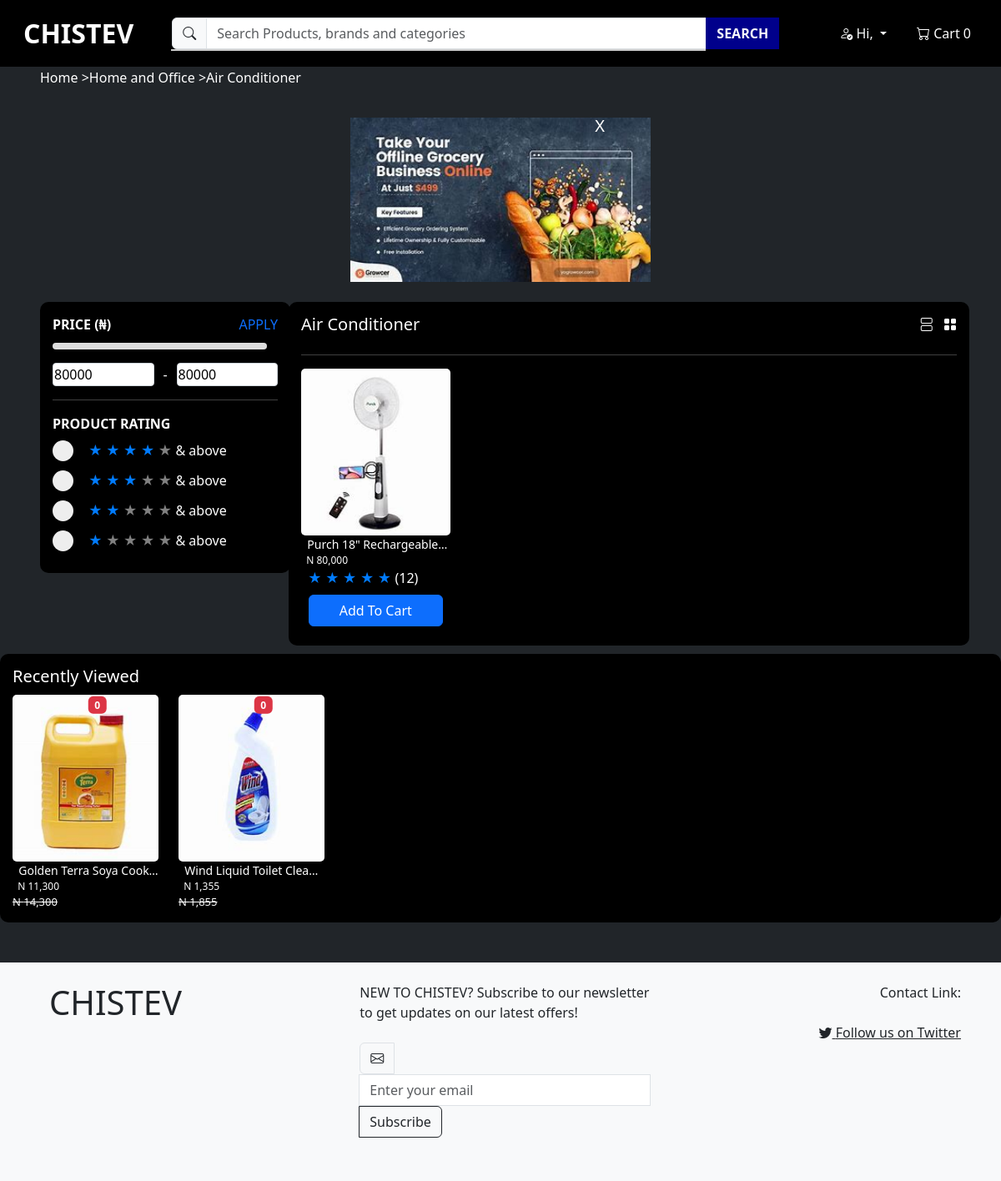
The page /air_conditioner/ (signed in) on the database as committed earlier.
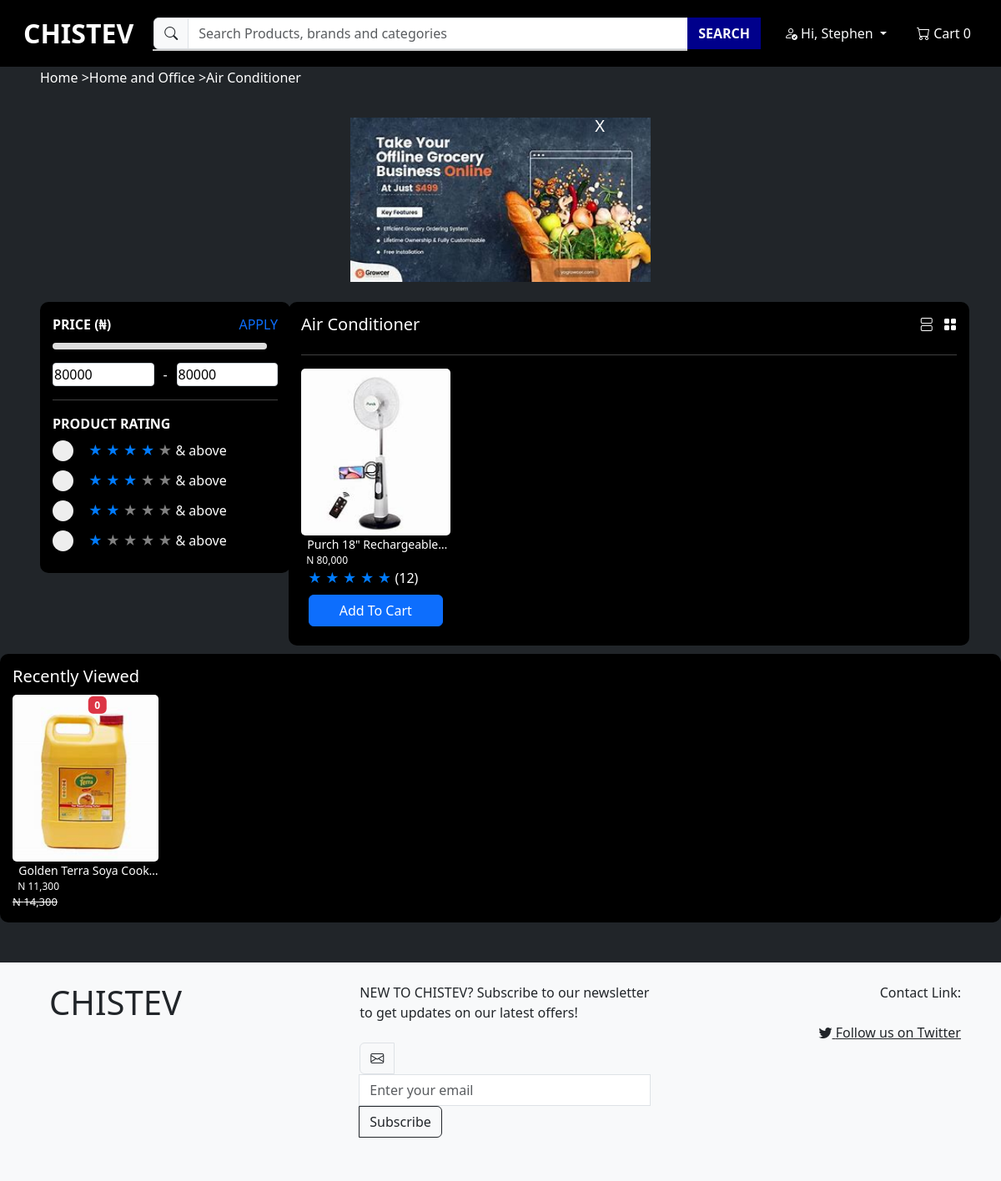
The same page on the database as committed later.
### ecommerce/models.py (models this page shows, shortened)
class Product(models.Model):
    CATEGORY_CHOICES = [
        ('grains_rice', 'Grains & Rice'),
        ('food_cupboard', 'Food Cupboard'),
        ('household_care', 'Household Care'),
        ('laundry', 'Laundry'),
        ('fragrances', 'Fragrances'),
        ('air_conditioner', 'Air Conditioner'),
    ]
    name = models.CharField(max_length=100)
    image = models.ImageField()
    old_price = models.DecimalField(max_digits=10, decimal_places=2, blank=True, null=True)
    new_price = models.DecimalField(max_digits=10, decimal_places=2)
    discount_percentage = models.IntegerField(default=0)
    rating = models.DecimalField(max_digits=3, decimal_places=2, default=0.0)
    description = models.TextField()
    category = models.CharField(max_length=20, choices=CATEGORY_CHOICES, default="None")

### accounts/models.py (models this page shows, shortened)
class CustomUser(AbstractBaseUser, PermissionsMixin):
    email = models.EmailField(unique=True)
    first_name = models.CharField(max_length=30, blank=True)
    last_name = models.CharField(max_length=30, blank=True)
    is_active = models.BooleanField(default=True)
    is_staff = models.BooleanField(default=False)
    objects = CustomUserManager()
    USERNAME_FIELD = 'email'
    REQUIRED_FIELDS = []
    groups = models.ManyToManyField(
        'auth.Group',
        related_name='custom_user_groups_set',
        blank=True,
        verbose_name='groups',
        help_text='The groups this user belongs to. A user will get all permissions granted to each of their groups.',
    )
    user_permissions = models.ManyToManyField(
        'auth.Permission',
        related_name='custom_user_permissions_set',
        blank=True,
        verbose_name='user permissions',
        help_text='Specific permissions for this user.',
    )

class PersonalDetails(models.Model):
    user = models.OneToOneField(CustomUser, on_delete=models.CASCADE, related_name='personal_details')
    first_name = models.CharField(max_length=255)
    middle_name = models.CharField(max_length=255, blank=True)  # Allow blank since middle name might not be present
    last_name = models.CharField(max_length=255)

### ecommerce/views.py (the view)
# urls.py: path('air_conditioner/', views.air_conditioner, name='air_conditioner'),
def air_conditioner(request):
    context = get_home_and_office_data(request, 'air_conditioner')
    return render(request, 'ecommerce/air_conditioner.html', context)

### ecommerce/templatetags/custom_tags.py (called while the page is built)
@register.inclusion_tag('ecommerce/recently_viewed_products.html')
def render_recently_viewed_products(user):
    recently_viewed = []
    if user.is_authenticated:
        subquery = UserActivity.objects.filter(
            user=user,
            product=OuterRef('pk')
        ).order_by('-timestamp').values('timestamp')[:1]
        recently_viewed = Product.objects.filter(
            id__in=UserActivity.objects.filter(user=user).annotate(
                recent_timestamp=Subquery(subquery)
            ).values('product')
        )
        for viewed_product in recently_viewed:
            viewed_product.formatted_old_price = humanize.intcomma(int(viewed_product.old_price))
            viewed_product.formatted_price = humanize.intcomma(int(viewed_product.new_price))
    return {'recently_viewed': recently_viewed}

### ecommerce/templates/ecommerce/air_conditioner.html
{% extends 'ecommerce/common_base.html' %}
{% block specific_content %}
<h5>Air Conditioner</h5>
{% endblock %}

### ecommerce/templates/ecommerce/base.html (shortened to what the changed rows need)
{% load static %}
<!DOCTYPE html>
<html lang="en">
<head>
    <link rel="stylesheet" href="https://cdn.jsdelivr.net/npm/bootstrap@5.3.2/dist/css/bootstrap.min.css"
>
    <link rel="stylesheet" href="https://cdn.jsdelivr.net/npm/bootstrap-icons@1.11.1/font/bootstrap-icons.css">
    <link rel="stylesheet" href="https://cdnjs.cloudflare.com/ajax/libs/noUiSlider/15.7.1/nouislider.css"
 />
    {% block css %}
    <link rel="stylesheet" type="text/css" href="{% static 'styles.css' %}">
    <link rel="stylesheet" type="text/css" href="{% static 'styles2.css' %}">
    {% endblock %}
</head>
<body data-min-price="{{ min_price }}" data-max-price="{{ max_price }}">
    <nav class="navbar navbar-expand-lg navbar-light navbar-custom fixed-top">
        <div class="container-fluid">
            <div class="collapse navbar-collapse" id="navbarNav">
                <div class="navbar-nav ms-auto align-items-center">
                    <div class="nav-item dropdown">
                        <button class="btn btn-outline-light btn-account dropdown-toggle" type="button" id="accountDropdown" data-bs-toggle="dropdown" aria-expanded="false">
                            {% if user.is_authenticated %}
                            <i class="bi bi-person-check"></i> Hi, {{ user.personal_details.first_name }}
                            {% else %}
                            <i class="bi bi-person"></i> Account
                            {% endif %}
                        </button>
                    </div>
                </div>
            </div>
        </div>
    </nav>
    {% block body %}
    {% endblock %}
    <footer class="bg-light p-4 mt-5">
        <div class="container">
            <div class="row">
                <div class="col-md-4">
                    <h1>CHISTEV</h1>
                </div>
                </div>
            </div>
</footer>
</body>
</html>

### ecommerce/templates/ecommerce/product_list_grid.html (shortened to what this page needs)
                <div class="col-lg-3 col-md-4 grid-view">
                    <div class="position-relative product-card" data-product-id="{{ product.id }}">
                        <a href="{% url 'ecommerce:product_detail' product_id=product.id %}">
                            <img src="{{ product.image.url }}" alt="{{ product.name }}" class="top-selling-image img-fluid">
                            <div class="item-name">&nbsp;&nbsp;{{ product.name }}</div>
                            <div class="item-price text-white">&nbsp;&nbsp;N&nbsp;{{ product.formatted_price }}</div>
                            <div class="rating">
                                <div class="static-stars ms-2">
                                    <span class="star">&#9733;</span>
                                    <span class="star">&#9733;</span>
                                    <span class="star">&#9733;</span>
                                    <span class="star">&#9733;</span>
                                    <span class="star">&#9733;</span>
                                    <span class="text-white">(12)</span>
                                </div>
                            </div>
                            <div class="d-flex justify-content-center">
                                <button class="btn btn-primary mt-2 mb-2 add-to-cart-btn" data-product-id="{{ product.id }}"  data-add-to-cart-url="{% url 'ecommerce:add_to_cart' %}" style="width: 90%;">Add To Cart</button>
                            </div>
                        </a>
                    </div>
                </div>

### ecommerce/templates/ecommerce/recently_viewed_products.html
<div class="row">
    {% for viewed_product in recently_viewed %}
    <div class="col-lg-2 col-md-4">
        <div class="position-relative">
            <a href="">
                <a href="{% url 'ecommerce:product_detail' viewed_product.id %}">
                <img src="{{ viewed_product.image.url }}" alt="{{ viewed_product.name }}" class="top-selling-image img-fluid">
                {% if viewed_product.old_price > 0 and viewed_product.old_price > viewed_product.new_price %}
                <span class="badge bg-danger price-reduction-badge">{{ viewed_product.discount_percentage }}</span>
                {% endif %}
                <div class="item-name">&nbsp;&nbsp;{{ viewed_product.name }}</div>
                {% if viewed_product.old_price > 0 and viewed_product.old_price > viewed_product.new_price %}
                <div class="item-price text-white">&nbsp;&nbsp;N&nbsp;{{ viewed_product.formatted_price }}</div>
                <div class="slashed-price text-white" style="text-decoration: line-through; font-size: 13px;">N&nbsp;{{ viewed_product.formatted_old_price }}</div>
                {% endif %}
            </a>
        </div>
    </div>
{% endfor %}
</div>

Rows that differ between the two databases and show on the page:
no longer on this page (row unchanged): Product: image (picture), discount_percentage "0", name "Wind Liquid Toilet Clea…", formatted_price "1,355", formatted_old_price "1,855", shown under "Recently Viewed"
now on this page (row edited): CustomUser: personal_details.first_name "Stephen"
